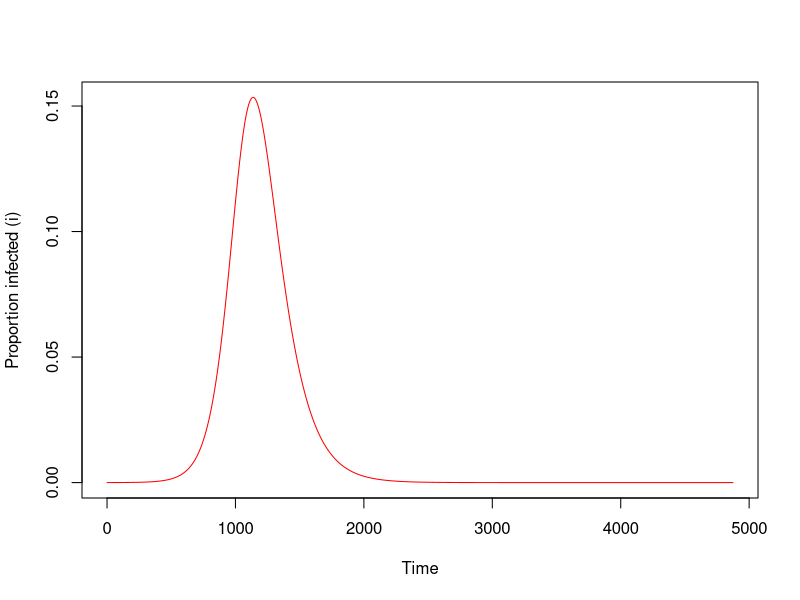

This figure's R source:
##
## ODE SIR model
##
## Author......: Luis Gustavo Nardin
## Last Change.: 07/08/2016
##
library(deSolve)

##
## SIR ODE Model
##
SIR <- function(Time, State, Pars){
  with(as.list(c(State,Pars)),{
    
    i <- I / (S + I + R)
    
    dS <- -1*b*i*S
    dI <- b*i*S - g*I
    dR <- g*I
    
    return(list(c(dS,dI,dR)))
  }
  )
}

stopCriteria <- 0.00001  
rootFn <- function(Time, State, Pars)
  c(ifelse(State[2] < stopCriteria, 0, 1))

eventFn <- function(Time, State, Pars) State

##
## Input parameters
##
pars <- list(
  b <- 0.02,
  g <- 0.01
)

yinit <- c(S = 100000 - 1, I = 1, R = 0)
times <- seq(0, 10000, 1)

##
## Solve the ODE
##
out <- as.data.frame(lsoda(yinit, times, SIR, pars,
                           rtol=1e-3, atol=1e-3,
                           rootfunc = rootFn,
                           events = list(root = TRUE, terminalroot = 1)))

##
## Plot the proportion of infected over time.
##
plot(I / (S+I+R) ~ time, out, type="l", col="red",
     xlab="Time", ylab="Proportion infected (i)")
